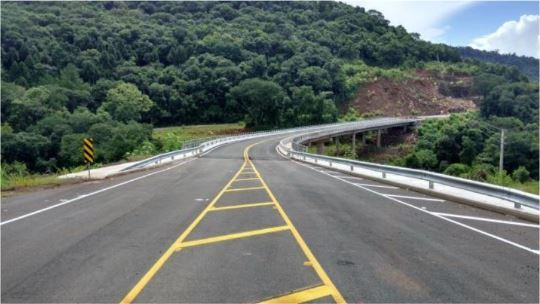
#> input picture Estudo_MyTrailHead/Visao_Computacional/ML_1_Iniciante/Pratica/ponte.JPG, 540 x 304 px, found by its file name
$ python 06_Flip.py
#> lines starting #> are read from the running program, lines starting #| are printed output that depends on the picture

# Importação das bibliotecas
import cv2
# Leitura da imagem com a função imread()
img = cv2.imread('ponte.jpg')
#> img is the input picture: shape (304, 540, 3); mean B, G, R 104.5, 109, 101


cv2.imshow("Original", img)

flip_horizontal = img[:,::-1]#comando equivalente abaixo
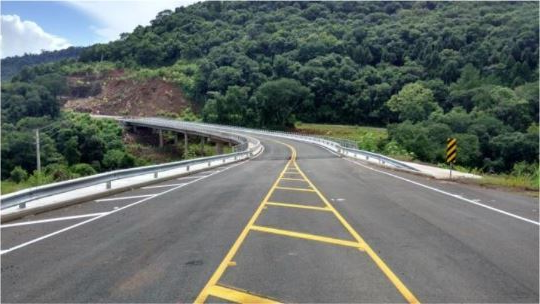
#> flip_horizontal: shape (304, 540, 3); mean B, G, R 104.5, 109, 101
#flip_horizontal = cv2.flip(img, 1)
cv2.imshow("Flip Horizontal", flip_horizontal)


flip_vertical = img[::-1,:] #comando equivalente abaixo
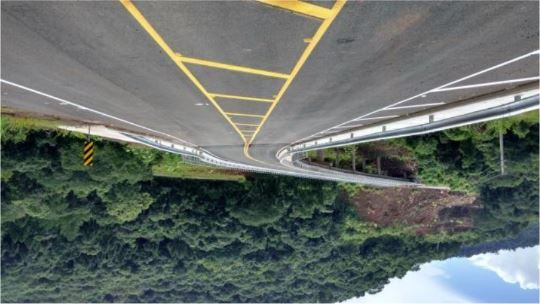
#> flip_vertical: shape (304, 540, 3); mean B, G, R 104.5, 109, 101
#flip_vertical = cv2.flip(img, 0)
cv2.imshow("Flip Vertical", flip_vertical)

#flip_hv = img[::-1,::-1] #comando equivalente abaixo
flip_hv = cv2.flip(img, -1)
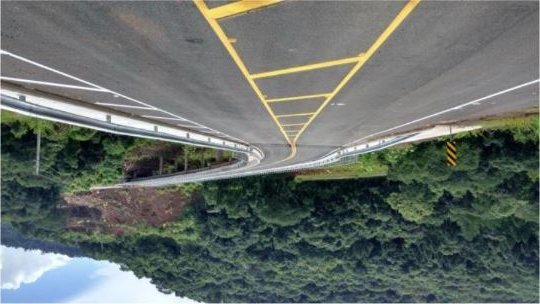
#> flip_hv: shape (304, 540, 3); mean B, G, R 104.5, 109, 101

cv2.imshow("Flip Horizontal e Vertical", flip_hv)


#Essa linha vai estar presente em todos os códigos, visto que em todos vamos salvar as imagens geradas.
# sa linha vai estar presente em todos os códigos, visto que em todos vamos salvar as imagens geradas.

cv2.waitKey(0) #espera pressionar qualquer tecla

# Salvar a imagem no disco com função imwrite()
cv2.imwrite("img_geradas/flip_horizontal.jpg", flip_horizontal)
cv2.imwrite("img_geradas/flip_vertical.jpg", flip_vertical)
cv2.imwrite("img_geradas/flip_hv.jpg", flip_hv)
